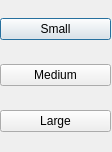
<?xml version="1.0" encoding="UTF-8"?>
<ui version="4.0">
 <class>SizeDialog</class>
 <widget class="QDialog" name="SizeDialog">
  <property name="geometry">
   <rect>
    <x>0</x>
    <y>0</y>
    <width>112</width>
    <height>152</height>
   </rect>
  </property>
  <property name="windowTitle">
   <string>Dialog</string>
  </property>
  <widget class="QWidget" name="verticalLayoutWidget">
   <property name="geometry">
    <rect>
     <x>0</x>
     <y>0</y>
     <width>111</width>
     <height>151</height>
    </rect>
   </property>
   <layout class="QVBoxLayout" name="verticalLayout">
    <item>
     <widget class="QPushButton" name="Small">
      <property name="text">
       <string>Small</string>
      </property>
     </widget>
    </item>
    <item>
     <widget class="QPushButton" name="Medium">
      <property name="text">
       <string>Medium</string>
      </property>
     </widget>
    </item>
    <item>
     <widget class="QPushButton" name="Large">
      <property name="text">
       <string>Large</string>
      </property>
     </widget>
    </item>
   </layout>
  </widget>
 </widget>
 <resources/>
 <connections/>
</ui>
